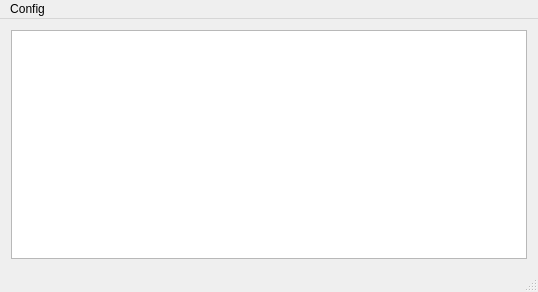
<?xml version="1.0" encoding="UTF-8"?>
<ui version="4.0">
 <class>QKMainWindow</class>
 <widget class="QMainWindow" name="QKMainWindow">
  <property name="geometry">
   <rect>
    <x>0</x>
    <y>0</y>
    <width>538</width>
    <height>292</height>
   </rect>
  </property>
  <property name="windowTitle">
   <string>FileWatcher || qkdt</string>
  </property>
  <widget class="QWidget" name="centralWidget">
   <layout class="QHBoxLayout" name="horizontalLayout">
    <item>
     <widget class="QListWidget" name="watchedFileQLW"/>
    </item>
   </layout>
  </widget>
  <widget class="QMenuBar" name="menuBar">
   <property name="geometry">
    <rect>
     <x>0</x>
     <y>0</y>
     <width>538</width>
     <height>23</height>
    </rect>
   </property>
   <widget class="QMenu" name="menuConfig">
    <property name="title">
     <string>Config</string>
    </property>
    <addaction name="actionAdd_file"/>
    <addaction name="separator"/>
    <addaction name="actionExit"/>
   </widget>
   <addaction name="menuConfig"/>
  </widget>
  <widget class="QStatusBar" name="statusBar"/>
  <action name="actionAdd_file">
   <property name="text">
    <string>Add</string>
   </property>
  </action>
  <action name="actionExit">
   <property name="text">
    <string>Exit</string>
   </property>
  </action>
 </widget>
 <layoutdefault spacing="6" margin="11"/>
 <resources/>
 <connections>
  <connection>
   <sender>actionExit</sender>
   <signal>triggered()</signal>
   <receiver>QKMainWindow</receiver>
   <slot>close()</slot>
   <hints>
    <hint type="sourcelabel">
     <x>-1</x>
     <y>-1</y>
    </hint>
    <hint type="destinationlabel">
     <x>268</x>
     <y>145</y>
    </hint>
   </hints>
  </connection>
 </connections>
</ui>
